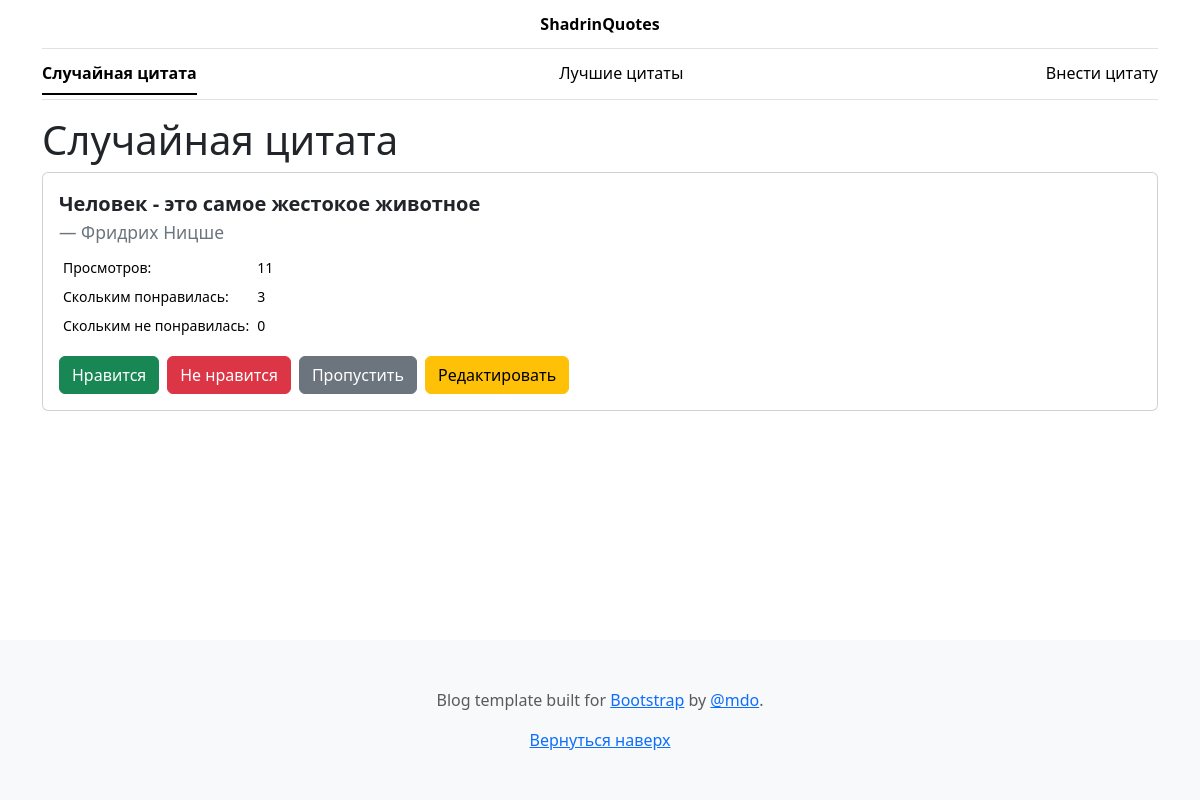
The page / on the database its author committed.
### main/models.py (models this page shows, shortened)
class Quote(models.Model):
    id = models.BigAutoField(primary_key=True)
    text = models.CharField(
        max_length=1000,
        unique=True,
        verbose_name="Цитата"
    )
    source = models.CharField(max_length=255, blank=False, verbose_name="Источник")
    weight = models.PositiveIntegerField(default=1, verbose_name="Вес цитаты")
    views = models.PositiveIntegerField(default=0, verbose_name="Просмотры")
    likes = models.PositiveIntegerField(default=0, verbose_name="Лайки")
    dislikes = models.PositiveIntegerField(default=0, verbose_name="Дизлайки")
    created_at = models.DateTimeField(auto_now_add=True, verbose_name="Дата создания")

### main/views.py (the view)
# urls.py: path("", views.random_quote, name="random_quote"),
def random_quote(request):
    quotes = Quote.objects.values("id", "weight")
    if not quotes.exists():
        return render(request, "random_quote.html", {"quote": None})
    total_weight = sum(q["weight"] for q in quotes)
    random_weight = random.randint(1, total_weight)
    current_weight = 0
    quote_id = None
    for q in quotes:
        current_weight += q["weight"]
        if current_weight >= random_weight:
            quote_id = q["id"]
            break
    Quote.objects.filter(pk=quote_id).update(views = F("views")+1)
    quote = Quote.objects.get(pk=quote_id)
    return render(request, "random_quote.html", {"quote": quote})

### templates/random_quote.html (shortened to what this page needs)
{% extends "blocks/base.html" %}
{% block h1 %}Случайная цитата{% endblock h1 %}
{% block random_quote_active %}active{% endblock random_quote_active %}
{% block main %}
    <div class="container">
        {% if quote %}
            <div class="card">
                <div class="card-body">
                    <blockquote class="blockquote mb-0">
                        <p><strong>{{ quote.text }}</strong></p>
                        <p class="blockquote-footer">{{ quote.source }}</p>
                    </blockquote>
                    <table class="table table-sm table-borderless small text-muted w-auto mt-2">
                    <tbody>
                        <tr><td>Просмотров:</td><td>{{ quote.views }}</td></tr>
                        <tr><td>Скольким понравилась:</td><td>{{ quote.likes }}</td></tr>
                        <tr><td>Скольким не понравилась:</td><td>{{ quote.dislikes }}</td></tr>
                    </tbody>
                    </table>
                    <div class="mt-3 d-flex flex-wrap gap-2">
                        <form method="post" action="{% url 'like_quote' quote.id %}" style="display:inline;">
                            <button type="submit" class="btn btn-success">Нравится</button>
                        </form>
                        <form method="post" action="{% url 'dislike_quote' quote.id %}" style="display:inline;">
                            <button type="submit" class="btn btn-danger">Не нравится</button>
                        </form>
                        <a class="btn btn-secondary" href="{% url 'random_quote' %}">Пропустить</a>
                        <a href="{% url 'edit:change_quote' quote.id %}" class="btn btn-warning">Редактировать</a>
                    </div>
                </div>
            </div>
        {% else %}
            <p>Цитат пока нет, <a href="{% url 'edit:add_quote' %}">добавить</a></p>
        {% endif %}
    </div>
{% endblock main %}

### rows shown on the page
Quote: text "Человек - это самое жестокое животное", source "Фридрих Ницше", views "11", likes "3", dislikes "0"
